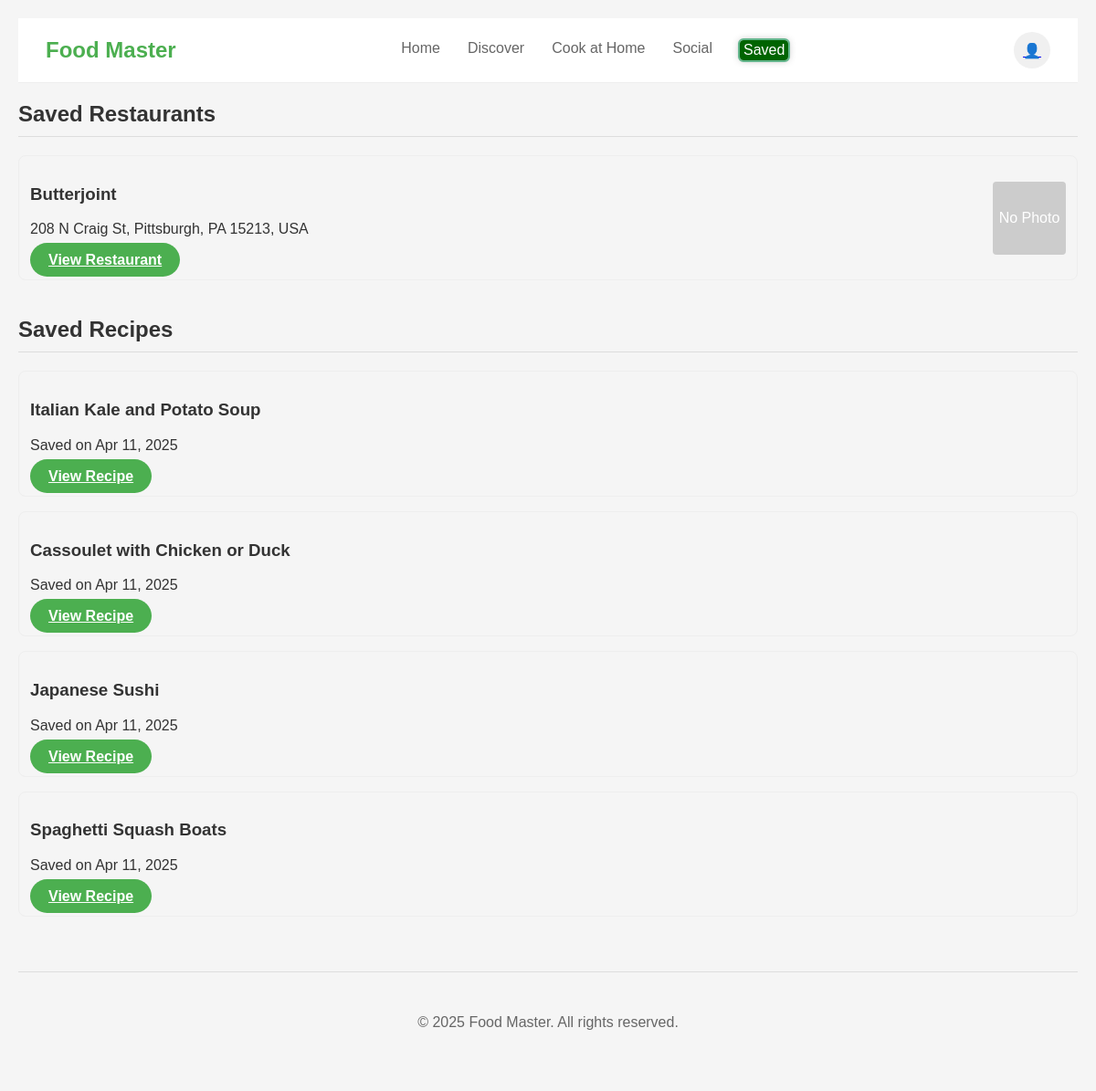
The app's page /saved/ (signed in) with its own data.
### foodmaster/models.py (models this page shows, shortened)
class SavedRestaurant(models.Model):
    user = models.ForeignKey(settings.AUTH_USER_MODEL, on_delete=models.CASCADE, related_name='saved_restaurants')
    place_id = models.CharField(max_length=255)
    name = models.CharField(max_length=255)
    address = models.TextField(blank=True, null=True)
    saved_at = models.DateTimeField(auto_now_add=True)
    photo = models.ImageField(upload_to='restaurant_photos/', blank=True, null=True)
    class Meta:
        unique_together = ('user', 'place_id')

class SavedRecipe(models.Model):
    user = models.ForeignKey(settings.AUTH_USER_MODEL, on_delete=models.CASCADE, related_name='saved_recipes')
    recipe_id = models.CharField(max_length=255)
    title = models.CharField(max_length=255)
    saved_at = models.DateTimeField(auto_now_add=True)
    photo_url = models.URLField(blank=True, null=True)
    class Meta:
        unique_together = ('user', 'recipe_id')

### foodmaster/views.py (the view)
# urls.py: path('saved/', views.saved_view, name='saved'),
@login_required
def saved_view(request):
    saved_restaurants = SavedRestaurant.objects.filter(user=request.user).order_by('-saved_at')
    saved_recipes = SavedRecipe.objects.filter(user=request.user).order_by('-saved_at')
    context = {
        'saved_restaurants': saved_restaurants,
        'saved_recipes': saved_recipes,
    }
    return render(request, 'foodmaster/saved.html', context)

### foodmaster/templates/foodmaster/saved.html (shortened to what this page needs)
{% extends 'foodmaster/base.html' %}
{% block content %}
<div class="wireframe-section">
  <h2>Saved Restaurants</h2>
  {% if saved_restaurants %}
  <div style="display: flex; flex-direction: column; gap: 16px;">
    {% for saved in saved_restaurants %}
      <div style="border: 1px solid #eee; border-radius: 8px; padding: 12px;
                  display: flex; align-items: center; justify-content: space-between;">
        <div style="flex: 1; margin-right: 16px;">
          <h3>{{ saved.name }}</h3>
          <p>{{ saved.address }}</p>
          <a href="{% url 'restaurant_detail' saved.place_id %}" class="btn btn-primary">
            View Restaurant
          </a>
        </div>
        <div style="flex-shrink: 0;">
          {% if saved.photo_url %}
            <img src="{{ saved.photo_url }}" alt="{{ saved.name }}"
                 style="width:80px; height:80px; object-fit:cover; border-radius:4px;">
          {% else %}
            <div style="width:80px; height:80px; background-color:#ccc;
                        border-radius:4px; display:flex; align-items:center;
                        justify-content:center;">
              <span style="color:#fff;">No Photo</span>
            </div>
          {% endif %}
        </div>
      </div>
    {% endfor %}
  </div>
  {% else %}
    <p>You have not saved any restaurants yet.</p>
  {% endif %}
  <h2 style="margin-top: 40px;">Saved Recipes</h2>
  {% if saved_recipes %}
    <div style="display: flex; flex-direction: column; gap: 16px;">
      {% for saved in saved_recipes %}
        <div style="border: 1px solid #eee; border-radius: 8px; padding: 12px;">
          <h3>{{ saved.title }}</h3>
          <p>Saved on {{ saved.saved_at|date:"M d, Y" }}</p>
          <a href="{% url 'recipe_detail' %}?dish={{ saved.title }}" class="btn btn-primary">View Recipe</a>
        </div>
      {% endfor %}
    </div>
  {% else %}
    <p>You have not saved any recipes yet.</p>
  {% endif %}
</div>
{% endblock %}

### foodmaster/static/foodmaster/styles.css (style rules this page uses)
body { font-family: Arial, sans-serif; margin: 0; padding: 20px; background-color: #f5f5f5; color: #333; }
h2 { font-size: 24px; margin-bottom: 20px; padding-bottom: 10px; border-bottom: 1px solid #ddd; }
.wireframe-section { margin-bottom: 60px; }
.btn { padding: 10px 20px; border-radius: 20px; border: none; font-weight: bold; cursor: pointer; }
.btn-primary { background-color: #4CAF50; color: white; }

### records on screen
SavedRestaurant: name "Butterjoint", address "208 N Craig St, Pittsburgh, PA 15213, USA"
SavedRecipe: title "Italian Kale and Potato Soup", saved_at "Apr 11, 2025"
SavedRecipe: title "Cassoulet with Chicken or Duck", saved_at "Apr 11, 2025"
SavedRecipe: title "Japanese Sushi", saved_at "Apr 11, 2025"
SavedRecipe: title "Spaghetti Squash Boats", saved_at "Apr 11, 2025"
